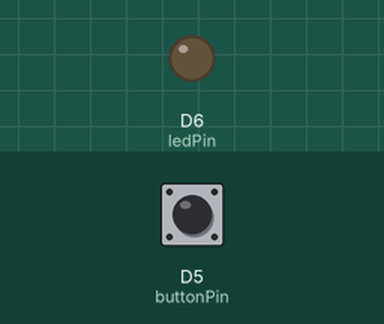
Bench run of a sketch on a simulated ESP8266 (NodeMCU). On the bench: output pins drawn as LEDs (lit = HIGH). Inputs (shaded band) come from the test bench; at power-on: D5 (buttonPin) HIGH. WiFi joins after 1.5 s; servers stay silent unless stated; no MQTT or app messages arrive unless stated; what the sketch prints to the serial monitor is not drawn.

Above: at 2.7 s.
2.8 s: D5 (buttonPin) pulled LOW for 0.15 s
At 2.87 s:
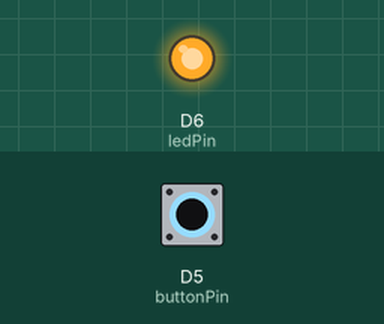
4.4 s: D5 (buttonPin) pulled LOW for 3.2 s
At 8.0 s:
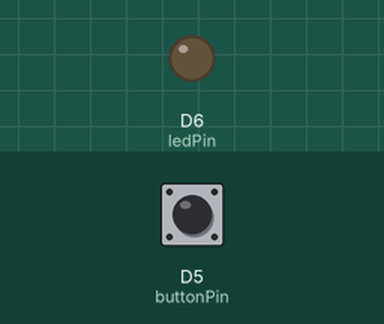
Timing chart, 0 to 9.5 s (numbered marks = the images above; inputs shaded):
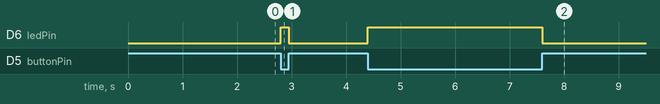

Measured:
- after the input at 2.8 s, D6 (ledPin): LOW → HIGH at once, → LOW 0.15 s later
- after the input at 4.4 s, D6 (ledPin): LOW → HIGH at once, → LOW 3.2 s later

The sketch:

switch_triggered_mqtt_pub.c.ino
```cpp
/*
 * ESP8266 (Adafruit HUZZAH) Mosquitto MQTT Publish Example
 * Thomas Varnish (https://github.com/tvarnish), (https://www.instructables.com/member/Tango172)
 * Made as part of my MQTT Instructable - "How to use MQTT with the Raspberry Pi and ESP8266"
 */
//#include <Bounce2.h> // Used for "debouncing" the pushbutton
#include <ESP8266WiFi.h> // Enables the ESP8266 to connect to the local network (via WiFi)
#include <PubSubClient.h> // Allows us to connect to, and publish to the MQTT broker

const int ledPin = D6; // This code uses the built-in led for visual feedback that the button has been pressed
const int buttonPin = D5; // Connect your button to pin #D6

// WiFi
// Make sure to update this for your own WiFi network!
const char* ssid = "<your ssid>";
const char* wifi_password = "<your wifi password>";

// MQTT
// Make sure to update this for your own MQTT Broker!
const char* mqtt_server = "<mqtt host>";
const char* mqtt_topic = "<mqtt topic>";
const char* mqtt_username = "<mqtt broker username>";
const char* mqtt_password = "<mqtt broker password>";
// The client id identifies the ESP8266 device. Think of it a bit like a hostname (Or just a name, like Greg).
const char* clientID = "<publisher name>";

// Initialise the WiFi and MQTT Client objects
WiFiClient wifiClient;
PubSubClient client(mqtt_server, 1883, wifiClient); // 1883 is the listener port for the Broker
boolean lastSensorState = 1;

void connectWifi() {
  Serial.print("Connecting to ");
  Serial.println(ssid);

  // Connect to the WiFi
  WiFi.begin(ssid, wifi_password);

  // Wait until the connection has been confirmed before continuing
  while (WiFi.status() != WL_CONNECTED) {
    delay(500);
    Serial.print(".");
  }

  // Debugging - Output the IP Address of the ESP8266
  Serial.println("WiFi connected");
  Serial.print("IP address: ");
  Serial.println(WiFi.localIP());
}

void setup() {
  pinMode(ledPin, OUTPUT);
  pinMode(buttonPin, INPUT_PULLUP);

  connectWifi();

  Serial.begin(115200);

  // Connect to MQTT Broker
  // client.connect returns a boolean value to let us know if the connection was successful.
  // If the connection is failing, make sure you are using the correct MQTT Username and Password (Setup Earlier in the Instructable)
  if (client.connect(clientID, mqtt_username, mqtt_password)) {
    Serial.println("Connected to MQTT Broker!");
    publishMessage("START");
  }
  else {
    Serial.println("Connection to MQTT Broker failed...");
  }
}

void publishMessage(char* message) {
  int attempts = 0;
  while(attempts < 3) {
    if (client.publish(mqtt_topic, message)) {
      Serial.println((String)"Message " + message + " sent!");
      return;
    }
    Serial.println("Reconnecting...");
    client.connect(clientID, mqtt_username, mqtt_password);
    delay(5);
    attempts++;
  }
}

unsigned int lastUpdateSentAt = 0;

void publishMessageByState(boolean state) {
  if(state == LOW) {
    digitalWrite(ledPin, HIGH);
    publishMessage("CLOSED");
  } else {
    digitalWrite(ledPin, LOW);
    publishMessage("OPEN");
  }
  lastUpdateSentAt = millis();
}

void loop() {
  if (WiFi.status() != WL_CONNECTED) {
    connectWifi();
  }

  boolean sensorState = digitalRead(buttonPin);

  if(sensorState == lastSensorState) {
    if(millis() > lastUpdateSentAt + (10 * 1000)) {
      publishMessageByState(sensorState);
    }

    return;
  }

  lastSensorState = sensorState;
  publishMessageByState(sensorState);
}
```
